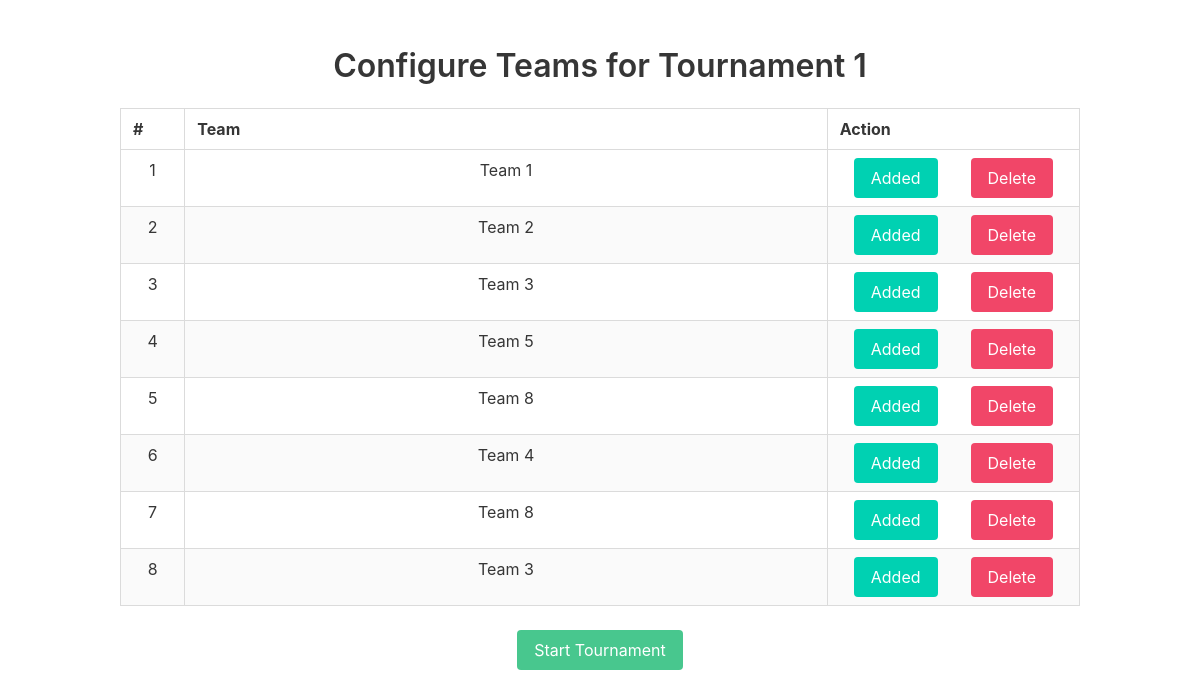
The app's page /configure_tournament/13/ with its own data.
### core/models.py (models this page shows, shortened)
class Tournament(models.Model):
    tournament = models.CharField(max_length=100)
    team_count = models.IntegerField(choices=team_count_choices)
    tournament_date = models.DateField(auto_now=True)
    started = models.BooleanField(default=False)
    class Meta:
        verbose_name_plural = "Tournaments"
        verbose_name = "Tournament"

class Team(models.Model):
    tournament = models.ForeignKey(Tournament, on_delete=models.CASCADE)
    team_name = models.CharField(max_length=100, blank=True, null=True)
    opponent = models.CharField(max_length=100, null=True, blank=True)
    team_score = models.IntegerField(default=0)
    opponent_score = models.IntegerField(default=0)
    modified = models.BooleanField(default=False)
    score_modified = models.BooleanField(default=False)
    stage_modified = models.BooleanField(default=False)
    win = models.IntegerField(default=0)
    class Meta:
        verbose_name_plural = "Teams"
        verbose_name = "Team"

### core/views.py (the view)
# urls.py: path("configure_tournament/<int:tournament_id>/", views.configure_tournament, name="configure_tournament"),
def configure_tournament(request, tournament_id):
    tournament = Tournament.objects.get(pk=tournament_id)
    teams = Team.objects.filter(tournament=tournament)
    return render(request, 'configure_tournament.html', {'tournament': tournament, 'teams': teams})

### templates/configure_tournament.html (shortened to what this page needs)
<!DOCTYPE html>
<html lang="en">
<head>
    <link rel="stylesheet" href="https://cdn.jsdelivr.net/npm/bulma@0.9.4/css/bulma-rtl.min.css">
</head>
<body>
    <section class="section">
        <div class="container has-text-centered">
            <h1 class="title">Configure Teams for {{ tournament.tournament }}</h1>
            <div class="table-container">
                <table class="table is-bordered is-striped is-hoverable is-fullwidth">
                    <thead>
                        <tr>
                            <th class="is-one-eight">#</th>
                            <th class="is-two-thirds">Team</th>
                            <th class="is-one-third">Action</th>
                        </tr>
                    </thead>
                    <tbody>
                        {% for team in teams %}
                            <tr id="{{team.id}}">
                                <td>{{ forloop.counter }}</td>
                                <td class="team" contenteditable="true">{{ team.team_name }}</td>
                                <td>
                                    <div class="action-btns">
                                        <a class="button is-primary" onclick="addTeam('{{team.id}}', this)">
                                        {% if team.modified == True %}
                                            Added
                                        {% else %}
                                            Add
                                        {% endif %}
                                        </a>
                                        <a class="button is-danger" onclick="deleteTeam('{{team.id}}')">Delete</a>
                                    </div>
                                </td>
                            </tr>
                        {% endfor %}
                    </tbody>
                </table>
            </div>
            <a class="button is-success" href="/start_tournament/{{tournament.id}}">Start Tournament</a>
        </div>
    </section>
</body>
</html>

### templates/configure_tournament.html (style rules this page uses)
.table-container { margin: 0 auto; }
.is-two-thirds { width: 500px !important; }
.is-one-third { width: 100px !important; }
.is-one-eight { width: 50px !important; }
.action-btns { display: flex; justify-content: space-around; gap: 5px; }

### records on screen
Tournament: tournament "Tournament 1"
Team: team_name "Team 1", modified "Added"
Team: team_name "Team 2", modified "Added"
Team: team_name "Team 3", modified "Added"
Team: team_name "Team 5", modified "Added"
Team: team_name "Team 8", modified "Added"
Team: team_name "Team 4", modified "Added"
Team: team_name "Team 8", modified "Added"
Team: team_name "Team 3", modified "Added"
